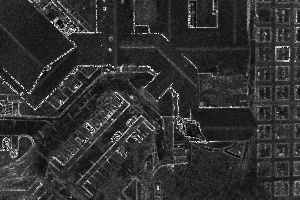
#> input picture images/sharpness_map00000000000000003282767005436477_1388358568413263_1388358568419705.jpg, 300 x 200 px, found by its file name; its folder holds only this picture in this run
$ python main.py   (older library calls are emulated)
#> lines starting #> are read from the running program, lines starting #| are printed output that depends on the picture
### sharpnessmap.py
import cv2
import numpy as np
import os


class SharpnessMap:
    def __init__ (self, image_path, window_size, step_size):
        self.image_path = image_path
        self.window_size = window_size
        self.step_size = step_size

        #we will call the create sharpness map function on initialization
        self.create_sharpness_map()

    def create_sharpness_map(self):
        #read image
        img = cv2.imread((self.image_path), cv2.IMREAD_UNCHANGED)

        print('raw image size: ', img.shape[0], img.shape[1])

        #compute the size of sharpness map
        height = img.shape[0]//self.window_size
        width = img.shape[1]//self.window_size

        print('making downsampled map with height ', height, ' and width ', width)

        #initialize sharpness map
        self.map = np.zeros((height, width), dtype=np.uint8)

        # Loop through the image using sliding window technique
        for y in range(0, img.shape[0] - self.window_size + 1, self.step_size):#for each row
            for x in range(0, img.shape[1] - self.window_size + 1, self.step_size): #for each column
                # Extract the current window
                window = img[y:y+self.window_size, x:x+self.window_size]

                # Calculate Laplacian variance as a measure of sharpness
                sharpness = cv2.Laplacian(window, cv2.CV_64F).var()

                #print('at point in raw image: ', y, x)
                #print('at point in sharpness map,',(y//step_size),(x//step_size))

                #fill the sharpness map accordingly
                self.map[(y//self.step_size),(x//self.step_size)] = sharpness
                #print(sharpness)
        print("finished creating sharpness map")


    #######################################################################################################
    # Iterate through the image and create a downsampled sharpness map
    ######################################################################################################


    ################# if you want to export the individual sharpness map (debug only really)#####################
    #############################################################################################################

    #for fun you can change the color ramp from gray scale
    #sharpness_map_colorized = cv2.applyColorMap(sharpness_map, cv2.COLORMAP_COOL)

    #create name for image and add it to list of sharpness images
    #output_img_name = 'sharpness_map' + img_name
    #sharpness_map_list.append(output_img_name)

    # Save the image as a grayscale JPEG
    #cv2.imwrite(output_img_name, sharpness_map)

### main.py
import os
import cv2
import numpy as np
from sharpnessmap import SharpnessMap

window_size = 20
step_size = 20

# Specify the folder path containing raw imagery
folder_path = r"/home/joel/image-sharpness-tool/images/"

# List all files in the folder
file_list = os.listdir(folder_path)

# Filter files based on image extensions (you can customize this list)
image_extensions = ['.jpg', '.jpeg']
image_files = [file for file in file_list if any(file.lower().endswith(ext) for ext in image_extensions)]

#######################################################################################################
# create an array of downsampled sharpness maps, one map per raw image
#######################################################################################################

sharpness_map_list = []

for img_file in image_files:

    full_img_path = folder_path + img_file
    print("creating sharpness map from ", full_img_path)
    sharpness_map = SharpnessMap(full_img_path,window_size,step_size)


    #create name for image and add it to list of sharpness images

    sharpness_map_list.append(sharpness_map)
#> this loop made 1 pass
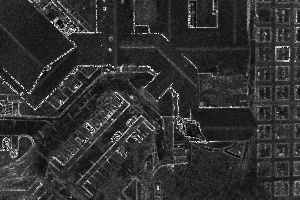
#> input picture images/sharpness_map00000000000000003282767005436477_1388358568413263_1388358568419705.jpg, 300 x 200 px, found by its file name

    ##### uncomment the rest of this loop to save the individual sharpness maps as a grayscale JPEG

    #for fun, change the colorramp
    #sharpness_map_colorized = cv2.applyColorMap(sharpness_map, cv2.COLORMAP_COOL)

    #output_image_name = 'sharpness_map' + img_file

    #cv2.imwrite(output_image_name, sharpness_map.map)

    ###############################################################################


#######################################################################################################
# Iterate through the sharpness maps and create a single average sharpness map
#######################################################################################################

#create an average sharpness map.
#im being lazy here and manually defining the size (200,300)
#size should be the same as all of your sharpness maps, which is (height/window_size, width/window_size)
average_sharpness_map = np.zeros((200, 300), dtype=np.uint8)

for sharpness_map in sharpness_map_list:

    #read sharpness map
    map = sharpness_map.map

    #add up all sharpness values (apply coefficient for average)
    for y in range(0, map.shape[0]):#for each row
        for x in range(0, map.shape[1]): #for each column


            #average map equals the sum of all individual_map values, however we apply a 1/sample-size coefficient to make it an average
            average_sharpness_map[y,x] = average_sharpness_map[y,x] + (map[y,x] * (1/len(sharpness_map_list)))
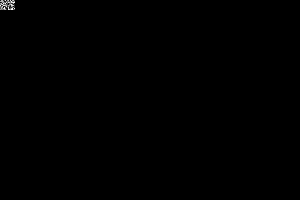
#> average_sharpness_map: shape (200, 300); min 0, max 255, mean 0.3

equalized = cv2.equalizeHist(average_sharpness_map)

#for funnzies
average_sharpness_map_colorized = cv2.applyColorMap(equalized, cv2.COLORMAP_COOL)

print("exporting average sharpness map")
# Save the image as a grayscale JPEG
cv2.imwrite("average_sharpness_map_equalized.jpg", average_sharpness_map_colorized)
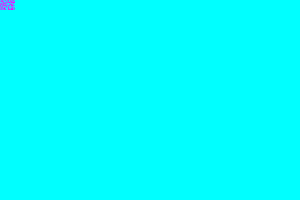
#> saved as average_sharpness_map_equalized.jpg: shape (200, 300, 3); mean B, G, R 255, 254.7, 0.3
cv2.imwrite("average_sharpness_map.jpg", average_sharpness_map)
